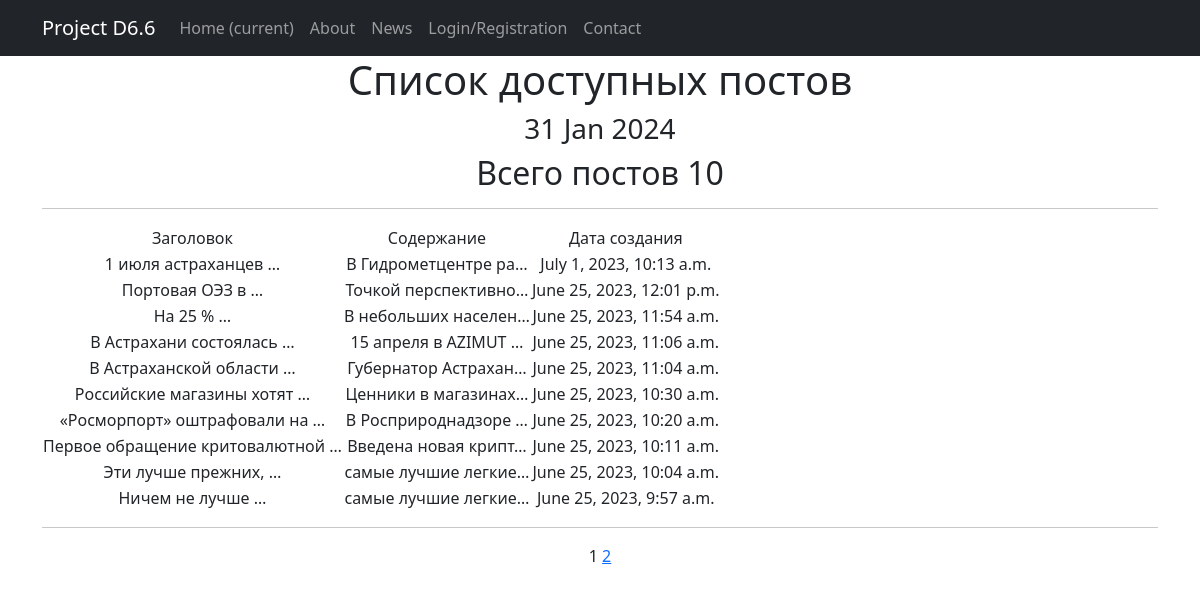
Page /news/ on the committed database.
### news/models.py (models this page shows, shortened)
class Post(models.Model):  # класс Post
    news = 'NE'
    article = 'AR'
    CATSELECT = [
        (news, 'Новость'),
        (article, 'Статья')
    ]
    objects = None
    author = models.ForeignKey(Author, on_delete=models.CASCADE)  # связь «один ко многим» с моделью Author
    time_in = models.DateTimeField(auto_now_add=True)  # автоматическое присвоение даты и времени создания
    title = models.CharField(max_length=255)  # длина заголовка
    choice_field = models.CharField(max_length=2, choices=CATSELECT)  # поле выбора категории новость/статья
    content = models.TextField()  # содержание статьи/новости
    rating = models.IntegerField(default=0)  # рейтинг статьи/новости
    category = models.ManyToManyField(Category, through='PostCategory')  # связь «многие ко многим» с моделью Category (с дополнительной моделью PostCategory)

### news/views.py (the view)
# urls.py: path('', PostList.as_view(), name='post_list'),
class PostList(ListView):
    model = Post
    ordering = '-time_in'
    template_name = 'posts.html'
    context_object_name = 'posts'
    paginate_by = 10  # вот так мы можем указать количество записей на странице
    def get_queryset(self):
        queryset = super().get_queryset()
        self.filterset = PostFilter(self.request.GET, queryset)
        return self.filterset.qs
    def get_context_data(self, **kwargs):
        context = super().get_context_data(**kwargs)
        context['time_in'] = datetime.utcnow()
        return context

### news/templatetags/custom_filters.py (called while the page is built)
@register.filter()
def censor(value, censored_words=BAD_WORDS, symbols=SYMBOLS):
    if isinstance(value, str):
        for i in value.split():
            count = 0
            if not i.isalnum():
                for j in symbols:
                    if j in i:
                        count += 1
            if i[:len(i) - count].lower() in censored_words:
                value = value.replace(i[:len(i) - count], i[0] + '*' * (len(i) - 1 - count))
    else:
        try:
            raise AttributeError
        except AttributeError:
            print("AttributeError")
    return value

### templates/posts.html (shortened to what this page needs)
{% extends 'flatpages/default.html' %}
{% load static %}
{% load custom_filters %}
{% block content %}
<link rel="stylesheet" type='text/css' href="{% static 'css/styles.css' %}">
   <h1>Список доступных постов</h1>
   <h3>{{ time_in|date:'d M Y' }}</h3>
   <h2>Всего постов {{ posts|length }}</h2>
   <hr>
   {% if posts %}
       <table>
           <tr class="table-head">
               <td>Заголовок</td>
               <td>Содержание</td>
               <td>Дата создания</td>
           </tr>
           {% for post in posts %}
		   <tr>
               <td>{{ post.title|censor|truncatewords:3 }}</td>
               <td>{{ post.content|censor|truncatechars:20 }}</td>
               <td>{{ post.time_in }}</td>
		   </tr>
		   {% endfor %}
       </table>
   {% else %}
       <h2>Сообщений нет!</h2>
   {% endif %}
<hr>
   {{ page_obj.number }}
   {% if page_obj.has_next %}
       <a href="?page={{ page_obj.next_page_number }}">{{ page_obj.next_page_number }}</a>
   {% endif %}
{% endblock content %}

### templates/flatpages/default.html (shortened to what this page needs)
<!DOCTYPE html>
<html lang="en">
    <head>
        {% load static %}
        <link href="{% static 'css/styles.css' %}" rel="stylesheet" />
    </head>
    <body>
        <nav class="navbar navbar-expand-lg navbar-dark bg-dark static-top">
            <div class="container">
                <a class="navbar-brand" href="#">Project D6.6</a>
                <div class="collapse navbar-collapse" id="navbarResponsive">
                    <ul class="navbar-nav ml-auto">
                        <li class="nav-item active">
                            <a class="nav-link" href="#">Home
                                <span class="sr-only">(current)</span>
                            </a>
                        </li>
                        <li class="nav-item">
                            <a class="nav-link" href="/about/">About</a>
                        </li>
                        <li class="nav-item">
                            <a class="nav-link" href="/news/">News</a>
                        </li>
                        <li class="nav-item">
                            <a class="nav-link" href="{% url 'account_login' %}">Login/Registration</a>
                        </li>
                        <li class="nav-item">
                            <a class="nav-link" href="/contacts/">Contact</a>
                        </li>
                    </ul>
                </div>
            </div>
        </nav>
        <div class="container">
            <div class="row">
                <div class="col-lg-12 text-center">
                    {% block content %}{% endblock content %}
                </div>
            </div>
        </div>
    </body>
</html>

### rows in the picture
Post: title|censor "1 июля астраханцев …", content|censor "В Гидрометцентре ра…", time_in "July 1, 2023, 10:13 a.m."
Post: title|censor "Портовая ОЭЗ в …", content|censor "Точкой перспективно…", time_in "June 25, 2023, 12:01 p.m."
Post: title|censor "На 25 % …", content|censor "В небольших населен…", time_in "June 25, 2023, 11:54 a.m."
Post: title|censor "В Астрахани состоялась …", content|censor "15 апреля в AZIMUT …", time_in "June 25, 2023, 11:06 a.m."
Post: title|censor "В Астраханской области …", content|censor "Губернатор Астрахан…", time_in "June 25, 2023, 11:04 a.m."
Post: title|censor "Российские магазины хотят …", content|censor "Ценники в магазинах…", time_in "June 25, 2023, 10:30 a.m."
Post: title|censor "«Росморпорт» оштрафовали на …", content|censor "В Росприроднадзоре …", time_in "June 25, 2023, 10:20 a.m."
Post: title|censor "Первое обращение критовалютной …", content|censor "Введена новая крипт…", time_in "June 25, 2023, 10:11 a.m."
Post: title|censor "Эти лучше прежних, …", content|censor "самые лучшие легкие…", time_in "June 25, 2023, 10:04 a.m."
Post: title|censor "Ничем не лучше …", content|censor "самые лучшие легкие…", time_in "June 25, 2023, 9:57 a.m."

### other values in the picture
{{ time_in|date:'d M Y' }} "31 Jan 2024"
{{ posts|length }} "10"
{{ page_obj.number }} "1"
{{ page_obj.next_page_number }} "2"
